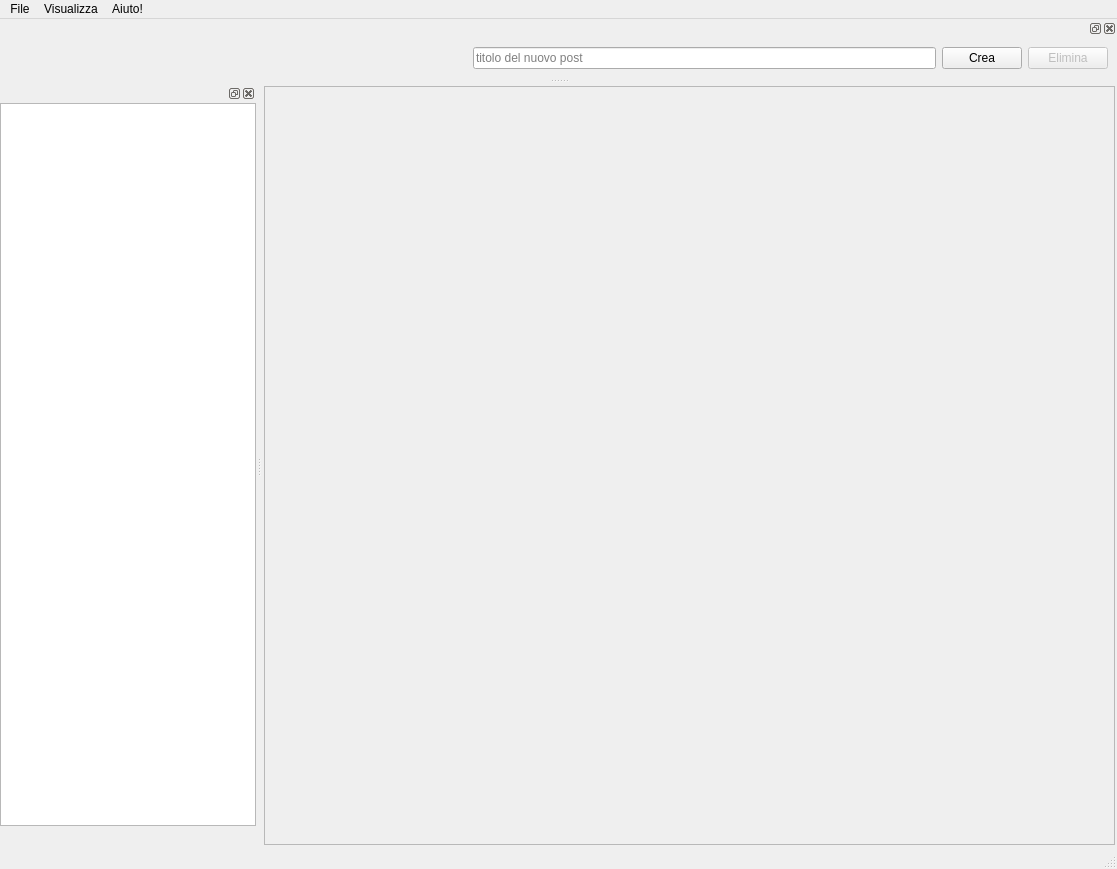
<?xml version="1.0" encoding="UTF-8"?>
<ui version="4.0">
 <class>MainWindow</class>
 <widget class="QMainWindow" name="MainWindow">
  <property name="geometry">
   <rect>
    <x>0</x>
    <y>0</y>
    <width>1117</width>
    <height>869</height>
   </rect>
  </property>
  <property name="windowTitle">
   <string>MainWindow</string>
  </property>
  <property name="windowIcon">
   <iconset resource="resources/immagini.qrc">
    <normaloff>:/images/gelatino_icon2.png</normaloff>:/images/gelatino_icon2.png</iconset>
  </property>
  <widget class="QWidget" name="centralwidget">
   <layout class="QHBoxLayout" name="horizontalLayout">
    <property name="spacing">
     <number>2</number>
    </property>
    <property name="margin">
     <number>2</number>
    </property>
    <item>
     <widget class="QScrollArea" name="scrollArea">
      <property name="widgetResizable">
       <bool>true</bool>
      </property>
      <widget class="QWidget" name="scrollAreaWidgetContents">
       <property name="geometry">
        <rect>
         <x>0</x>
         <y>0</y>
         <width>849</width>
         <height>725</height>
        </rect>
       </property>
       <layout class="QVBoxLayout" name="layoutTextarea"/>
      </widget>
     </widget>
    </item>
   </layout>
  </widget>
  <widget class="QMenuBar" name="menubar">
   <property name="geometry">
    <rect>
     <x>0</x>
     <y>0</y>
     <width>1117</width>
     <height>30</height>
    </rect>
   </property>
   <widget class="QMenu" name="menuFile">
    <property name="title">
     <string>File</string>
    </property>
    <addaction name="actionLogin"/>
    <addaction name="actionEsci"/>
   </widget>
   <widget class="QMenu" name="menuAiuto">
    <property name="title">
     <string>Aiuto!</string>
    </property>
    <addaction name="actionInformazioni_su"/>
    <addaction name="actionSostienici"/>
   </widget>
   <widget class="QMenu" name="menuVisualizza">
    <property name="title">
     <string>Visualizza</string>
    </property>
    <addaction name="actionLista_conversazioni"/>
    <addaction name="actionStrumenti_conversazione"/>
   </widget>
   <addaction name="menuFile"/>
   <addaction name="menuVisualizza"/>
   <addaction name="menuAiuto"/>
  </widget>
  <widget class="QStatusBar" name="statusbar"/>
  <widget class="QDockWidget" name="dockLista">
   <property name="sizePolicy">
    <sizepolicy hsizetype="Preferred" vsizetype="Preferred">
     <horstretch>0</horstretch>
     <verstretch>0</verstretch>
    </sizepolicy>
   </property>
   <property name="allowedAreas">
    <set>Qt::LeftDockWidgetArea|Qt::RightDockWidgetArea</set>
   </property>
   <attribute name="dockWidgetArea">
    <number>1</number>
   </attribute>
   <widget class="QWidget" name="dockWidgetContents">
    <layout class="QVBoxLayout" name="verticalLayout_2">
     <property name="spacing">
      <number>3</number>
     </property>
     <property name="margin">
      <number>0</number>
     </property>
     <item>
      <widget class="QListView" name="listaConvers">
       <property name="frameShape">
        <enum>QFrame::StyledPanel</enum>
       </property>
       <property name="frameShadow">
        <enum>QFrame::Plain</enum>
       </property>
       <property name="lineWidth">
        <number>1</number>
       </property>
       <property name="midLineWidth">
        <number>0</number>
       </property>
       <property name="horizontalScrollBarPolicy">
        <enum>Qt::ScrollBarAlwaysOff</enum>
       </property>
       <property name="editTriggers">
        <set>QAbstractItemView::DoubleClicked|QAbstractItemView::EditKeyPressed|QAbstractItemView::SelectedClicked</set>
       </property>
       <property name="alternatingRowColors">
        <bool>true</bool>
       </property>
       <property name="selectionBehavior">
        <enum>QAbstractItemView::SelectRows</enum>
       </property>
       <property name="resizeMode">
        <enum>QListView::Adjust</enum>
       </property>
      </widget>
     </item>
     <item>
      <widget class="QWidget" name="widgetPartecipanti" native="true">
       <layout class="QGridLayout" name="layoutPartecipanti"/>
      </widget>
     </item>
    </layout>
   </widget>
  </widget>
  <widget class="QDockWidget" name="dock_strumconv">
   <attribute name="dockWidgetArea">
    <number>4</number>
   </attribute>
   <widget class="QWidget" name="dockWidgetContents_2">
    <layout class="QHBoxLayout" name="horizontalLayout_2">
     <item>
      <spacer name="horizontalSpacer">
       <property name="orientation">
        <enum>Qt::Horizontal</enum>
       </property>
       <property name="sizeHint" stdset="0">
        <size>
         <width>40</width>
         <height>20</height>
        </size>
       </property>
      </spacer>
     </item>
     <item>
      <widget class="QLineEdit" name="titoloEdit">
       <property name="placeholderText">
        <string>titolo del nuovo post</string>
       </property>
      </widget>
     </item>
     <item>
      <widget class="QPushButton" name="buttonCrea">
       <property name="text">
        <string>Crea</string>
       </property>
      </widget>
     </item>
     <item>
      <widget class="QPushButton" name="buttonElimina">
       <property name="enabled">
        <bool>false</bool>
       </property>
       <property name="text">
        <string>Elimina</string>
       </property>
      </widget>
     </item>
    </layout>
   </widget>
  </widget>
  <action name="actionLogin">
   <property name="text">
    <string>Login</string>
   </property>
  </action>
  <action name="actionEsci">
   <property name="text">
    <string>Esci</string>
   </property>
  </action>
  <action name="actionInformazioni_su">
   <property name="text">
    <string>Informazioni su Thinkzone</string>
   </property>
  </action>
  <action name="actionSostienici">
   <property name="text">
    <string>Sostienici</string>
   </property>
  </action>
  <action name="actionLista_conversazioni">
   <property name="checkable">
    <bool>true</bool>
   </property>
   <property name="checked">
    <bool>true</bool>
   </property>
   <property name="text">
    <string>Lista conversazioni</string>
   </property>
  </action>
  <action name="actionStrumenti_conversazione">
   <property name="checkable">
    <bool>true</bool>
   </property>
   <property name="checked">
    <bool>true</bool>
   </property>
   <property name="text">
    <string>Strumenti conversazione</string>
   </property>
  </action>
 </widget>
 <resources>
  <include location="resources/immagini.qrc"/>
 </resources>
 <connections>
  <connection>
   <sender>actionEsci</sender>
   <signal>triggered()</signal>
   <receiver>MainWindow</receiver>
   <slot>close()</slot>
   <hints>
    <hint type="sourcelabel">
     <x>-1</x>
     <y>-1</y>
    </hint>
    <hint type="destinationlabel">
     <x>558</x>
     <y>434</y>
    </hint>
   </hints>
  </connection>
  <connection>
   <sender>actionLista_conversazioni</sender>
   <signal>toggled(bool)</signal>
   <receiver>dockLista</receiver>
   <slot>setVisible(bool)</slot>
   <hints>
    <hint type="sourcelabel">
     <x>-1</x>
     <y>-1</y>
    </hint>
    <hint type="destinationlabel">
     <x>101</x>
     <y>479</y>
    </hint>
   </hints>
  </connection>
  <connection>
   <sender>actionStrumenti_conversazione</sender>
   <signal>toggled(bool)</signal>
   <receiver>dock_strumconv</receiver>
   <slot>setVisible(bool)</slot>
   <hints>
    <hint type="sourcelabel">
     <x>-1</x>
     <y>-1</y>
    </hint>
    <hint type="destinationlabel">
     <x>558</x>
     <y>70</y>
    </hint>
   </hints>
  </connection>
  <connection>
   <sender>dockLista</sender>
   <signal>visibilityChanged(bool)</signal>
   <receiver>actionLista_conversazioni</receiver>
   <slot>setChecked(bool)</slot>
   <hints>
    <hint type="sourcelabel">
     <x>101</x>
     <y>479</y>
    </hint>
    <hint type="destinationlabel">
     <x>-1</x>
     <y>-1</y>
    </hint>
   </hints>
  </connection>
  <connection>
   <sender>dock_strumconv</sender>
   <signal>visibilityChanged(bool)</signal>
   <receiver>actionStrumenti_conversazione</receiver>
   <slot>setChecked(bool)</slot>
   <hints>
    <hint type="sourcelabel">
     <x>558</x>
     <y>70</y>
    </hint>
    <hint type="destinationlabel">
     <x>-1</x>
     <y>-1</y>
    </hint>
   </hints>
  </connection>
 </connections>
</ui>
